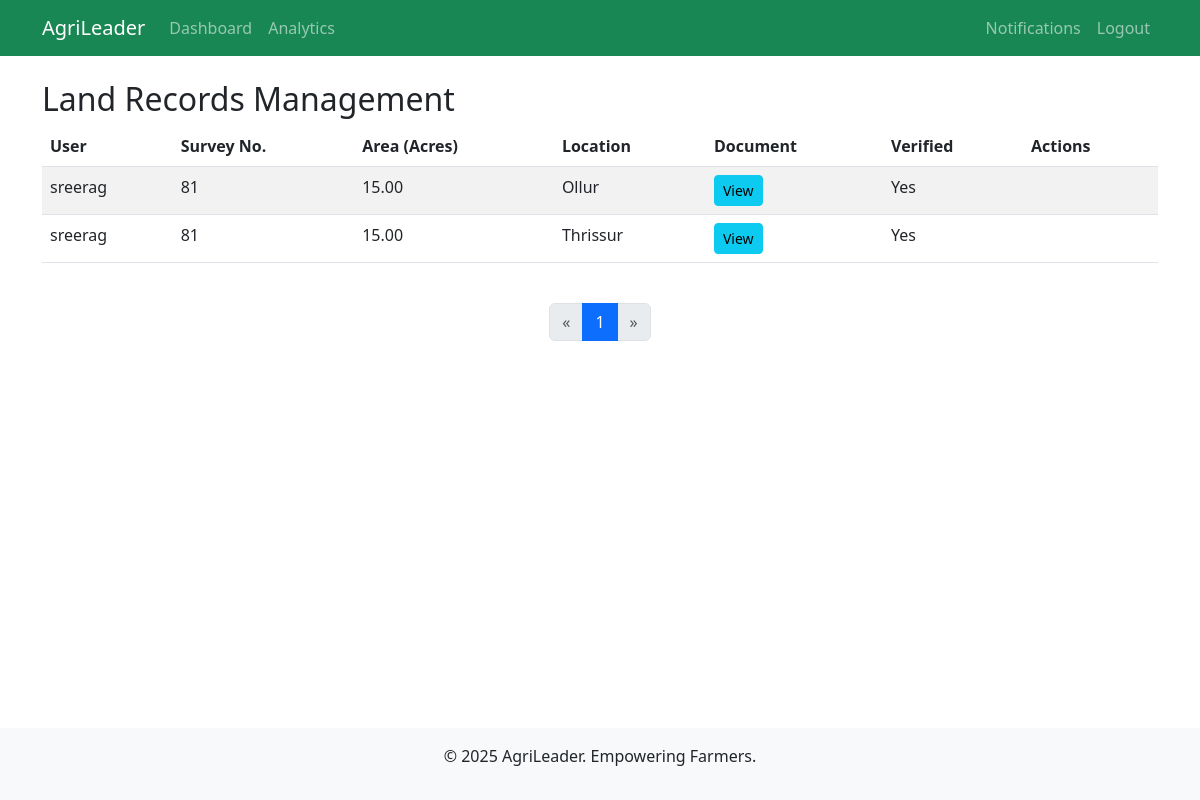
The app's page /adminpanel/land-records/ (signed in), older data.
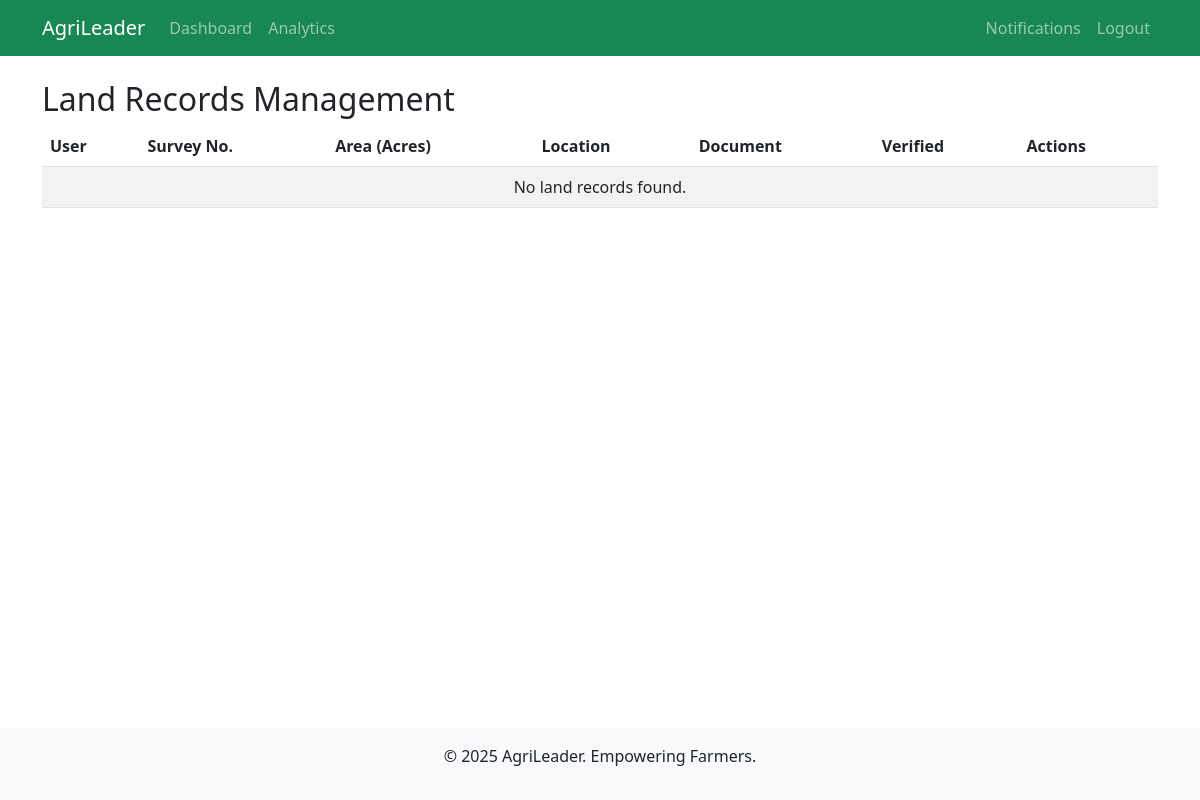
The same page, newer data.
### adminpanel/models.py (models this page shows, shortened)
class LandRecord(models.Model):
    user = models.ForeignKey(CustomUser, on_delete=models.CASCADE, limit_choices_to={'role': 'farmer'})
    survey_number = models.CharField(max_length=50)
    area_acres = models.DecimalField(max_digits=5, decimal_places=2, validators=[MinValueValidator(0)])
    location = models.CharField(max_length=200)
    document = models.FileField(upload_to='land_records/')
    is_verified = models.BooleanField(default=False)
    verified_by = models.ForeignKey(CustomUser, on_delete=models.SET_NULL, null=True, blank=True, limit_choices_to={'role': 'admin'}, related_name='verified_lands')
    verified_at = models.DateTimeField(null=True, blank=True)
    created_at = models.DateTimeField(auto_now_add=True)

### accounts/models.py (models this page shows, shortened)
class CustomUser(AbstractUser):
    ROLE_CHOICES = [
        ('farmer', 'Farmer'),
        ('buyer', 'Buyer'),
    ]
    email = models.EmailField(unique=True, blank=False, null=False)  # 👈 make email required and unique
    first_name = models.CharField(max_length=150, blank=False, null=False)  # 👈 required
    last_name = models.CharField(max_length=150, blank=False, null=False)   # 👈 required
    role = models.CharField(max_length=10, choices=ROLE_CHOICES, default='farmer')
    mobile = models.CharField(
        max_length=10,
        validators=[RegexValidator(r'^[6-9]\d{9}$', 'Enter a valid 10-digit mobile number starting with 6, 7, 8, or 9.')],
        help_text='10 digits starting with 6-9'
    )
    address = models.TextField()
    profile_picture = models.ImageField(upload_to='profiles/', blank=True, null=True)
    buyer_type = models.CharField(
        max_length=20,
        choices=[('wholesaler', 'Wholesaler'), ('retailer', 'Retailer')],
        blank=True,
        null=True
    )
    is_approved = models.BooleanField(default=False)
    objects = CustomUserManager()

### adminpanel/views.py (the view)
    def wrapper(request, *args, **kwargs):
        if not request.user.is_authenticated or request.user.role != 'admin':
            messages.warning(request, 'No permission to access this page.')
            return redirect('accounts:home')
        return view_func(request, *args, **kwargs)

### adminpanel/views.py (called while the page is built)
def admin_required(view_func):
    def wrapper(request, *args, **kwargs):
        if not request.user.is_authenticated or request.user.role != 'admin':
            messages.warning(request, 'No permission to access this page.')
            return redirect('accounts:home')
        return view_func(request, *args, **kwargs)
    return wrapper

@login_required
@admin_required
def land_records(request):
    records = LandRecord.objects.all().order_by('-created_at')
    page_obj, records_paginated = paginate_queryset(request, records)
    context = {
        'records': records_paginated,  # only current page objects
        'page_obj': page_obj           # for pagination controls
    }
    return render(request, 'adminpanel/land_records.html', context)

### utils/pagination.py (called while the page is built)
def paginate_queryset(request, queryset):
    paginator = Paginator(queryset, DEFAULT_PER_PAGE)
    page_number = request.GET.get('page')
    try:
        page_obj = paginator.page(page_number)
    except PageNotAnInteger:
        page_obj = paginator.page(1)
    except EmptyPage:
        page_obj = paginator.page(paginator.num_pages)
    return page_obj, page_obj.object_list

### adminpanel/templates/adminpanel/land_records.html (shortened to what this page needs)
{% extends 'accounts/base.html' %}
{% block content %}
<h2>Land Records Management</h2>
<div class="table-responsive">
    <table class="table table-striped">
        <thead>
            <tr>
                <th>User</th>
                <th>Survey No.</th>
                <th>Area (Acres)</th>
                <th>Location</th>
                <th>Document</th>
                <th>Verified</th>
                <th>Actions</th>
            </tr>
        </thead>
        <tbody>
            {% for record in records %}
            <tr>
                <td>{{ record.user.username }}</td>
                <td>{{ record.survey_number }}</td>
                <td>{{ record.area_acres }}</td>
                <td>{{ record.location }}</td>
                <td>
                    {% if record.document %}
                        <a href="{{ record.document.url }}" target="_blank" class="btn btn-sm btn-info">View</a>
                    {% else %}
                        N/A
                    {% endif %}
                </td>
                <td>{{ record.is_verified|yesno:"Yes,No" }}</td>
                <td>
                </td>
            </tr>
            {% empty %}
            <tr>
                <td colspan="7" class="text-center">No land records found.</td>
            </tr>
            {% endfor %}
        </tbody>
    </table>
</div>
{% include 'partials/pagination.html' %}
{% endblock %}

Row changes from the older to the newer data that the page shows:
removed LandRecord: user.username "sreerag", survey_number "81", area_acres "15.00", location "Ollur", is_verified "Yes"
removed LandRecord: user.username "sreerag", survey_number "81", area_acres "15.00", location "Thrissur", is_verified "Yes"
Text that changed along with them:
text now shown: "No land records found."
list line gone: "1"
